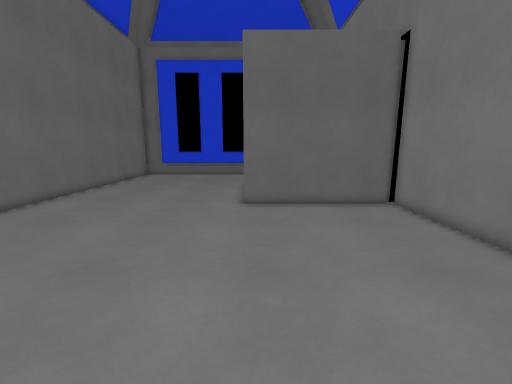
view 1 (above)

13 first-person views from a walk through a 3-D level made in the Godot game engine. The camera is 1.4 m above the floor, tilts 10° down and sees 90° across. The floor is counted in squares, 0.5 m on a side. Each view is taken from the middle of a square. On the plan, view 1 faces up. The plan holds only what a view shows up to about 19 squares ahead; the rest is blank. The place goes on beyond the plan. Flat picture figures and markers are not drawn.

view 2
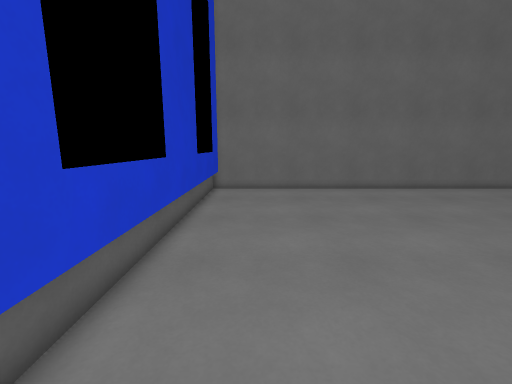

view 3
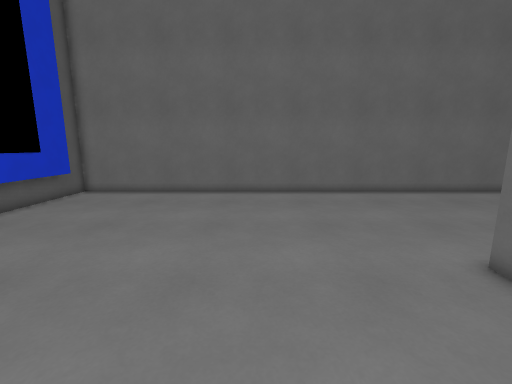

view 4
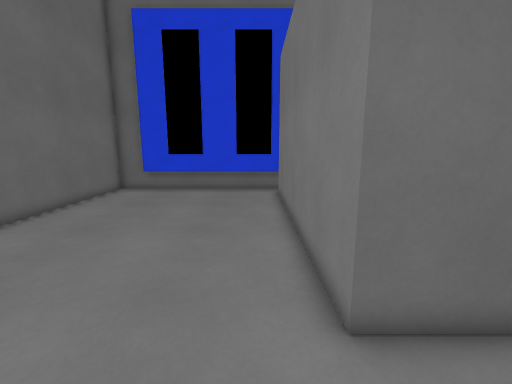

view 5
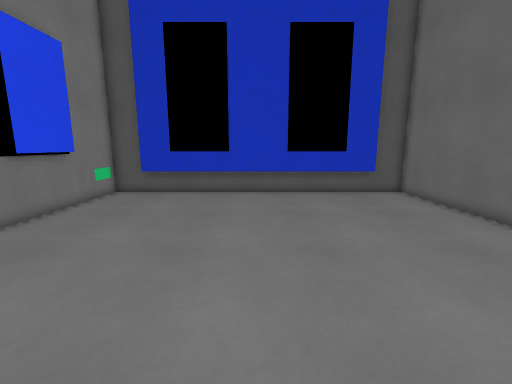

view 6
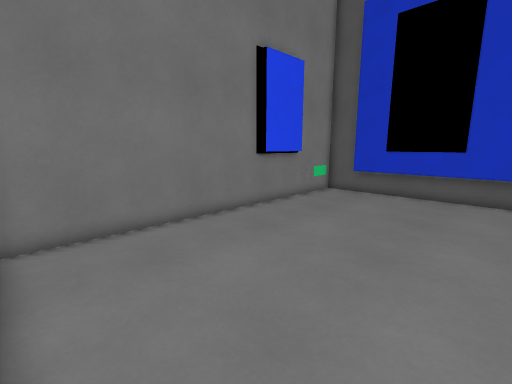

view 7
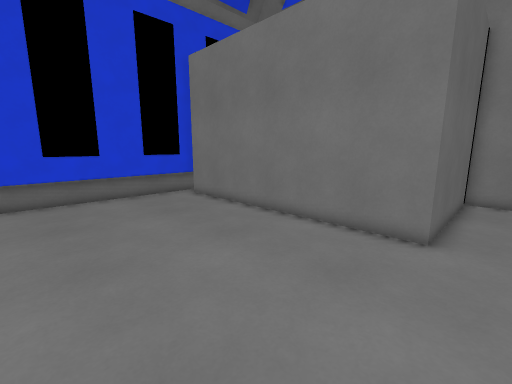

view 8
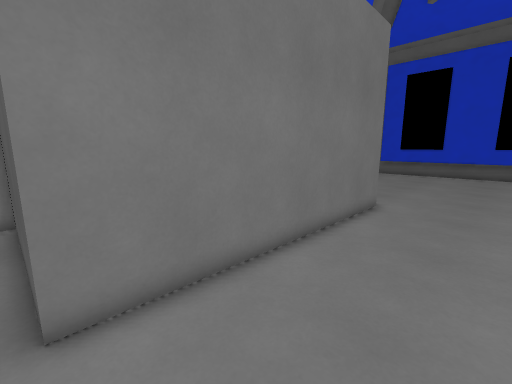

view 9
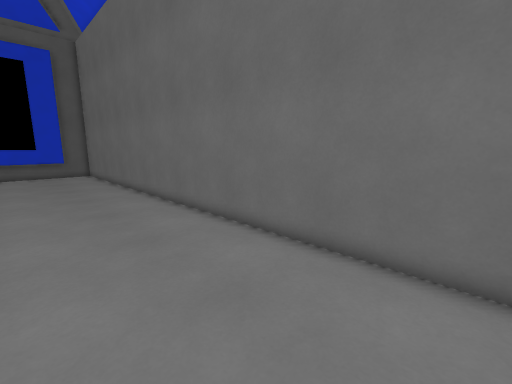

view 10
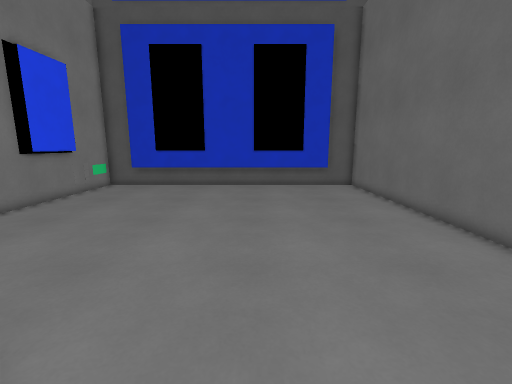

view 11
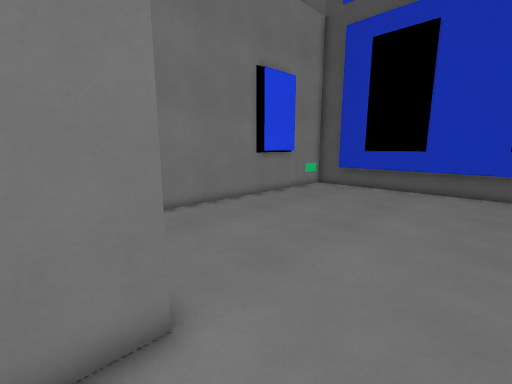

view 12
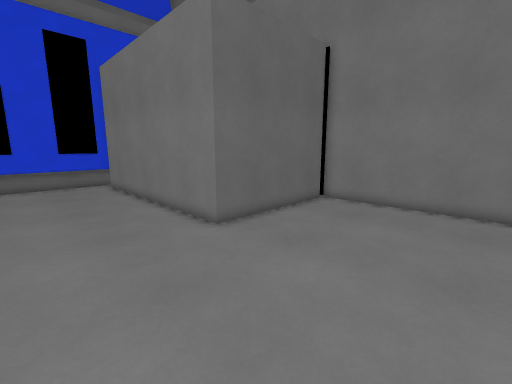

view 13
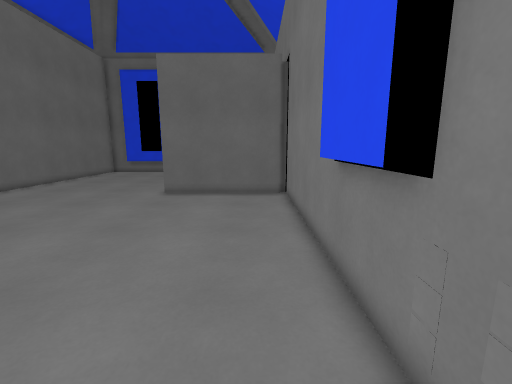

### Floor plan
Points are (right, up) in squares from view 1. A wall is a line through its corners. A room is listed if a view was taken in it or the views show most of it. See-through windows are left out.
Room 1 (views 1, 2, 3, 4, 5, 6, 7, 8, 9, 10, 11, 12, 13)
walls: (6.5, 12.4) (-0.6, 12.4) (-0.6, 24.9); (6.9, 3.4) (6.9, 12.5); (6.4, -0.1) (6.4, 2.9); (0.4, -3.9) (6.9, -3.9) (6.9, 0.6); (-9.1, -3.2) (4.9, -3.2); (-0.1, 25.6) (-9.4, 25.6); (0.2, 26.1) (-11.1, 26.1) (-11.1, -3.9) (-4.5, -3.9)

Positions as (right, up) in squares from view 1, and headings:
1: (0, 0), facing up
2: (6, -1), facing left
3: (5, 7), facing left
4: (-2, 9), facing up
5: (-2, 12), facing down
6: (-2, 12), facing down-right
7: (-9, 11), facing up-right
8: (-5, 25), facing down-right
9: (-5, 25), facing down-left
10: (-4, 15), facing down
11: (-4, 14), facing down-right
12: (-6, 5), facing up-right
13: (5, -3), facing up
